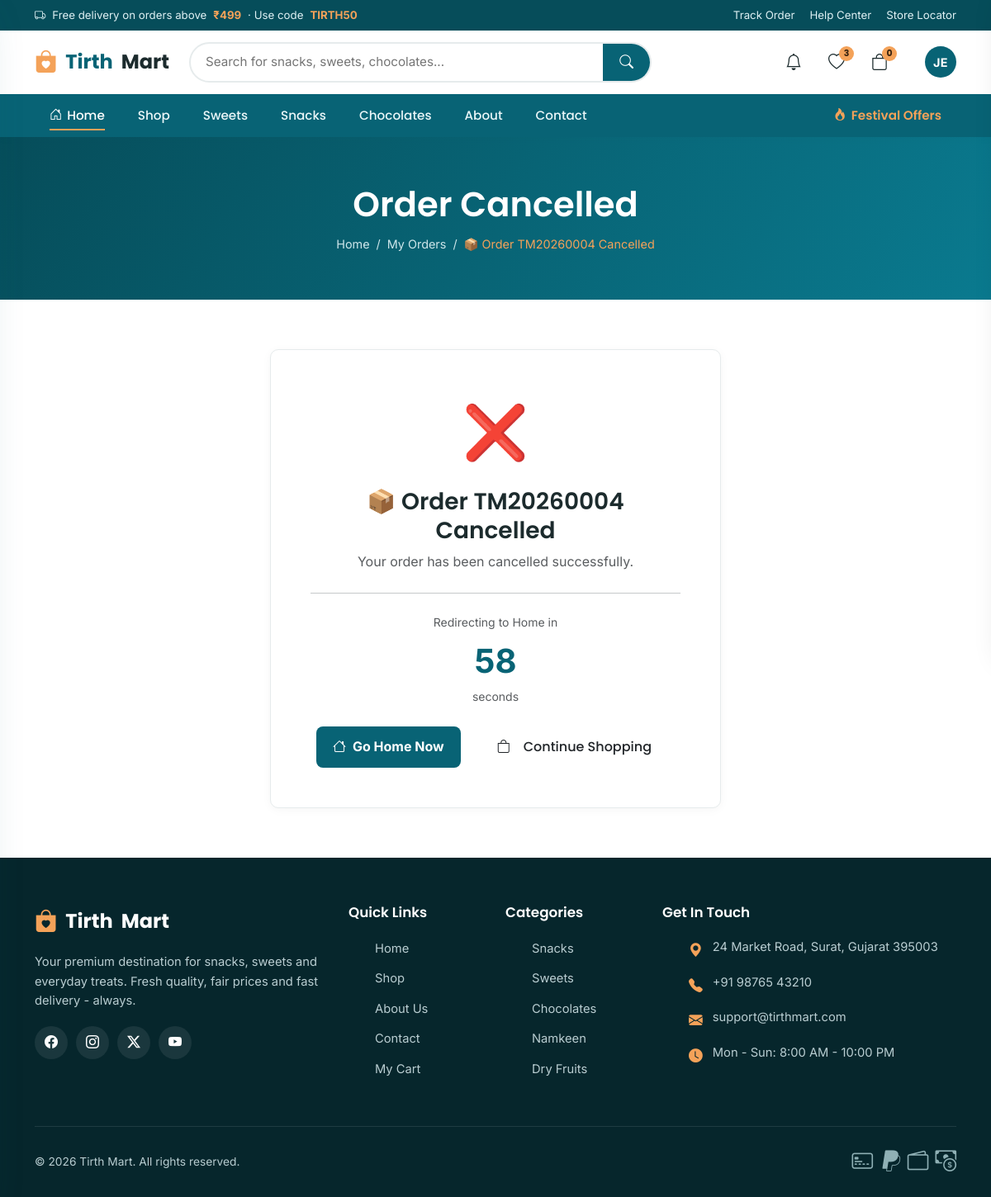
The page /orders/4/cancelled/ (signed in) on the database its author committed.
### app_modules/userapp/models.py (models this page shows, shortened)
class CustomUser(AbstractUser):
    role = models.CharField(max_length=20, choices=UserRole.choices, default=UserRole.USER)
    is_approved = models.BooleanField(default=False)
    phone_number = models.CharField(max_length=15, blank=True, null=True)
    profile_image = models.ImageField(upload_to="profiles/", null=True, blank=True)
    address = models.TextField(blank=True, null=True)
    date_of_birth = models.DateField(null=True, blank=True)
    aadhaar_number = models.CharField(max_length=12, blank=True, null=True, unique=True)
    pan_number = models.CharField(max_length=10, blank=True, null=True, unique=True)
    aadhaar_image = models.ImageField(upload_to="kyc/aadhaar/", null=True, blank=True)
    pan_image = models.ImageField(upload_to="kyc/pan/", null=True, blank=True)
    other_document_image = models.ImageField(upload_to="kyc/other/", null=True, blank=True)
    is_kyc_verified = models.BooleanField(default=False)
    registration_ip = models.GenericIPAddressField(null=True, blank=True)
    objects = CustomUserManager()
    def get_full_name_or_username(self):
        return super().get_full_name() or self.username
    @property
    def is_customer_role(self):
        return self.role == UserRole.USER

class Order(models.Model):
    PENDING = OrderStatus.PENDING
    PAYMENT_FAILED = OrderStatus.PAYMENT_FAILED
    PAYMENT_SUCCESSFUL = OrderStatus.PAYMENT_SUCCESSFUL
    CONFIRMED = OrderStatus.CONFIRMED
    PROCESSING = OrderStatus.PROCESSING
    ASSIGNED = OrderStatus.ASSIGNED
    ACCEPTED = OrderStatus.ACCEPTED
    PICKED_UP = OrderStatus.PICKED_UP
    OUT_FOR_DELIVERY = OrderStatus.OUT_FOR_DELIVERY
    NEAR_LOCATION = OrderStatus.NEAR_LOCATION
    DELIVERED = OrderStatus.DELIVERED
    CANCELLED = OrderStatus.CANCELLED
    RETURNED = OrderStatus.RETURNED
    REFUNDED = OrderStatus.REFUNDED
    STATUS_CHOICES = OrderStatus.choices
    AUTO_PROGRESSION = OrderStatus.auto_progression()
    TERMINAL_STATUSES = OrderStatus.terminal_statuses()
    CANCELLABLE_BEFORE = OrderStatus.cancellable_before()
    CANCELLABLE_LATE = OrderStatus.cancellable_late()
    customer = models.ForeignKey(CustomUser, on_delete=models.CASCADE, related_name="orders")
    total_amount = models.DecimalField(max_digits=10, decimal_places=2, default=0)
    status = models.CharField(max_length=30, choices=OrderStatus.choices, default=OrderStatus.PENDING)
    delivery_address = models.TextField()
    contact_name = models.CharField(max_length=150, blank=True)
    contact_phone = models.CharField(max_length=15, blank=True)
    created_at = models.DateTimeField(auto_now_add=True)
    updated_at = models.DateTimeField(auto_now=True)
    status_updated_at = models.DateTimeField(default=timezone.now)
    objects = OrderManager()
    class Meta:
        ordering = ["-created_at"]
    @property
    def display_id(self):
        year = self.created_at.year if self.created_at else 2026
        return f"📦 Order TM{year}{self.id:04d}"
    @property
    def is_cancellable(self):
        return self.status in self.CANCELLABLE_BEFORE

### app_modules/userapp/views.py (the view)
# urls.py: path("orders/<int:pk>/cancelled/", views.order_detail_cancelled, name="order_detail_cancelled"),
@login_required
def order_detail_cancelled(request, pk):
    order = get_object_or_404(Order, pk=pk, customer=request.user)
    return render(request, "userapp/order_cancelled.html", {"order": order})

### app_modules/userapp/context_processors.py (called while the page is built)
def header_counts(request):
    cart_count = 0
    wishlist_count = 0
    recent_orders = []
    if request.user.is_authenticated:
        cart = Cart.objects.filter(user=request.user).first()
        if cart:
            cart_count = cart.total_quantity
        wishlist_count = Wishlist.objects.filter(user=request.user).count()
        if request.user.is_customer_role:
            recent_orders = Order.objects.filter(customer=request.user).prefetch_related("items")[:3]
    return {
        "header_cart_count": cart_count,
        "header_wishlist_count": wishlist_count,
        "header_recent_orders": recent_orders,
    }

### app_modules/userapp/models.py (called while the page is built)
    @property
    def total_quantity(self):
        return sum(item.quantity for item in self.items.all())

### templates/userapp/order_cancelled.html (shortened to what this page needs)
{% extends 'userapp/master.html' %}
{% load static %}
{% block content %}
<section class="page-banner">
  <div class="container">
    <h1>Order Cancelled</h1>
    <div class="breadcrumb-nav"><a href="{% url 'index' %}">Home</a> / <a href="{% url 'order_list' %}">My Orders</a> / <span>{{ order.display_id }} Cancelled</span></div>
  </div>
</section>
<section class="section-pad">
  <div class="container">
    <div class="row justify-content-center">
      <div class="col-lg-6 text-center">
        <div class="cart-items-card p-5">
          <div class="mb-3" style="font-size:4rem">❌</div>
          <h3 class="mb-2">{{ order.display_id }} Cancelled</h3>
          {% if messages %}
            {% for message in messages %}
              <p class="text-muted">{{ message }}</p>
            {% endfor %}
          {% else %}
            <p class="text-muted">Your order has been cancelled successfully.</p>
          {% endif %}
          <hr class="my-4">
          <div class="mb-3">
            <div class="text-muted small mb-1">Redirecting to Home in</div>
            <div class="fs-1 fw-bold text-peacock" id="countdown">60</div>
            <div class="text-muted small">seconds</div>
          </div>
          <div class="d-flex gap-3 justify-content-center mt-4">
            <a href="{% url 'index' %}" class="btn-primary-custom">
              <i class="bi bi-house me-2"></i>Go Home Now
            </a>
            <a href="{% url 'shop_page' %}" class="btn btn-outline-custom">
              <i class="bi bi-bag me-2"></i>Continue Shopping
            </a>
          </div>
        </div>
      </div>
    </div>
  </div>
</section>
{% endblock %}

### templates/userapp/master.html (shortened to what this page needs)
<!DOCTYPE html>
{% load static %}
<html lang="en" class="bg-soft">
<head>
    <link href="https://cdn.jsdelivr.net/npm/bootstrap@5.3.3/dist/css/bootstrap.min.css" rel="stylesheet">
    <link href="https://cdn.jsdelivr.net/npm/bootstrap-icons@1.11.3/font/bootstrap-icons.min.css" rel="stylesheet">
    <link rel="stylesheet" href="{% static 'userapp/css/style.css' %}">
    <link rel="stylesheet" href="{% static 'userapp/css/responsive.css' %}">
</head>
<body>
    <div class="topbar">
        <div class="container">
            <div class="offer"><i class="bi bi-truck"></i> Free delivery on orders above <strong>&#8377;499</strong>
                &middot; Use code <strong>TIRTH50</strong></div>
            <div class="topbar-links">
                <a href="{% url "about" %}">Track Order</a>
                <a href="{% url "about" %}">Help Center</a>
                <a href="{% url "contact" %}">Store Locator</a>
            </div>
        </div>
    </div>
    <header class="site-header">
        <div class="container">
            <div class="header-main">
                <a href="{% url 'index' %}" class="logo"><i class="bi bi-bag-heart-fill"></i> Tirth<span>Mart</span></a>
                <form class="search-bar header-search-desktop" role="search" action="{% url 'shop_page' %}" method="get" autocomplete="off" id="headerSearchForm">
                    <input type="search" name="q" id="headerSearchInput" placeholder="Search for snacks, sweets, chocolates..."
                        aria-label="Search products" value="{{ q }}">
                    <button type="submit" aria-label="Search"><i class="bi bi-search"></i></button>
                </form>
                <div class="header-actions">
                    {% if user.is_authenticated %}
                    <div class="notif-bell-wrap" id="notifBellWrap">
                        <button type="button" class="icon-btn notif-bell-btn" id="notifBellBtn" aria-label="Notifications">
                            <i class="bi bi-bell"></i>
                        </button>
                    </div>
                    {% endif %}
                    <a href="{% url 'wishlist' %}" class="icon-btn" aria-label="Wishlist"><i class="bi bi-heart"></i><span class="badge"
                            data-wish-badge>{{ header_wishlist_count|default:0 }}</span></a>
                    <a href="#" class="icon-btn" aria-label="Cart" id="cart-icon-btn"><i class="bi bi-bag"></i><span
                            class="badge" data-cart-badge>{{ header_cart_count|default:0 }}</span></a>
                </div>
                {% if user.is_authenticated %}
                <div class="account-dropdown-wrap">
                    <button type="button" class="account-trigger" id="accountTrigger" aria-label="Account">
                        {% if user.profile_image %}
                        <img src="{{ user.profile_image.url }}" alt="{{ user.username }}" class="account-avatar-img">
                        {% else %}
                        <div class="avatar-initials">
                            {{ user.username|slice:":1"|upper }}{% if user.username|length > 1 %}{{ user.username|slice:"1:2"|upper }}{% endif %}
                        </div>
                        {% endif %}
                    </button>
                </div>
                {% else %}
                <a href="{% url 'user_login' %}" class="nav-item nav-link text-primary me-2">Login</a>
                {% endif %}
            </div>
        </div>
        <nav class="main-nav">
            <div class="container">
                <a href="{% url 'index' %}" class="active"><i class="bi bi-house-door"></i> Home</a>
                <a href="{% url 'shop_page' %}">Shop</a>
                <a href="{% url 'shop_page' %}?category=Sweets">Sweets</a>
                <a href="{% url 'shop_page' %}?category=Snacks">Snacks</a>
                <a href="{% url 'shop_page' %}?category=Chocolates">Chocolates</a>
                <a href="{% url "about" %}">About</a>
                <a href="{% url "contact" %}">Contact</a>
                <a href="{% url 'shop_page' %}?category=Combo Packs" class="nav-cta"><i class="bi bi-fire"></i> Festival
                    Offers</a>
            </div>
        </nav>
    </header>
    {% block content %}
    {% endblock %}
    <footer class="site-footer">
        <div class="container">
            <div class="row g-4">
                <div class="col-lg-4 col-md-6">
                    <div class="footer-about">
                        <a href="{% url 'index' %}" class="logo"><i class="bi bi-bag-heart-fill"></i>
                            Tirth<span>Mart</span></a>
                        <p>Your premium destination for snacks, sweets and everyday treats. Fresh quality, fair prices
                            and fast delivery - always.</p>
                        <div class="footer-social">
                            <a href="#" aria-label="Facebook"><i class="bi bi-facebook"></i></a>
                            <a href="#" aria-label="Instagram"><i class="bi bi-instagram"></i></a>
                            <a href="#" aria-label="Twitter"><i class="bi bi-twitter-x"></i></a>
                            <a href="#" aria-label="YouTube"><i class="bi bi-youtube"></i></a>
                        </div>
                    </div>
                </div>
                <div class="col-lg-2 col-md-6 col-6">
                    <h4>Quick Links</h4>
                    <ul class="footer-links">
                        <li><a href="{% url 'index' %}">Home</a></li>
                        <li><a href="{% url 'shop_page' %}">Shop</a></li>
                        <li><a href="{% url "about" %}">About Us</a></li>
                        <li><a href="{% url "contact" %}">Contact</a></li>
                        <li><a href="{% url 'cart' %}">My Cart</a></li>
                    </ul>
                </div>
                <div class="col-lg-2 col-md-6 col-6">
                    <h4>Categories</h4>
                    <ul class="footer-links">
                        <li><a href="{% url 'shop_page' %}?category=Snacks">Snacks</a></li>
                        <li><a href="{% url 'shop_page' %}?category=Sweets">Sweets</a></li>
                        <li><a href="{% url 'shop_page' %}?category=Chocolates">Chocolates</a></li>
                        <li><a href="{% url 'shop_page' %}?category=Namkeen">Namkeen</a></li>
                        <li><a href="{% url 'shop_page' %}?category=Dry Fruits">Dry Fruits</a></li>
                    </ul>
                </div>
                <div class="col-lg-4 col-md-6">
                    <h4>Get In Touch</h4>
                    <ul class="footer-contact">
                        <li><i class="bi bi-geo-alt-fill"></i> 24 Market Road, Surat, Gujarat 395003</li>
                        <li><i class="bi bi-telephone-fill"></i> +91 98765 43210</li>
                        <li><i class="bi bi-envelope-fill"></i> support@tirthmart.com</li>
                        <li><i class="bi bi-clock-fill"></i> Mon - Sun: 8:00 AM - 10:00 PM</li>
                    </ul>
                </div>
            </div>
            <div class="footer-bottom">
                <span>&copy; 2026 Tirth Mart. All rights reserved.</span>
                <div class="payment-icons">
                    <i class="bi bi-credit-card-2-front"></i>
                    <i class="bi bi-paypal"></i>
                    <i class="bi bi-wallet2"></i>
                    <i class="bi bi-cash-coin"></i>
                </div>
            </div>
        </div>
    </footer>
</body>
</html>

### rows shown on the page
CustomUser: username "J", username "E"
Order: display_id "📦 Order TM20260004"

### other values the page prints
{{ header_wishlist_count|default:0 }} "3"
{{ header_cart_count|default:0 }} "0"
